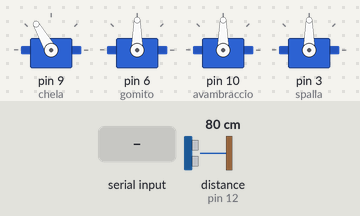
The sketch below on a simulated Arduino Uno, built with avr-gcc and run on an emulated ATmega328P. Shown: 4 × servo. Wiring (inferred from the names in the program): ultrasonic range finder: trigger pin 11; echo pin 12. Inputs (shaded band) come from the test bench; at power-on: distance to the obstacle (sensor on pin 12) 80 cm. The echo pulse lasts 58.3 µs per cm; what the sketch prints to the serial monitor is not drawn.

Above: at 5.6 s.
5.7 s: "q" received over Serial
7.2 s: "a" received over Serial
At 7.8 s:
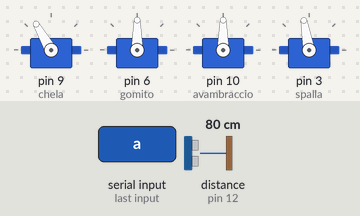
8.7 s: distance to the obstacle (sensor on pin 12) set to 12 cm
10.2 s: distance to the obstacle (sensor on pin 12) set to 9 cm
At 11.3 s:
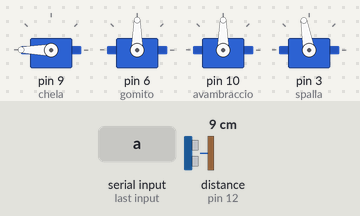
11.7 s: "s" received over Serial
At 12.4 s:
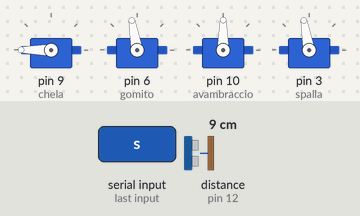
13.2 s: "d" received over Serial
At 13.5 s:
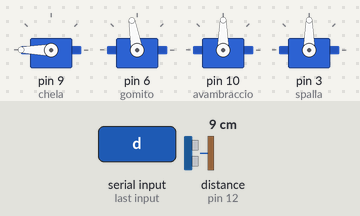
Timing chart, 0 to 15.7 s (numbered marks = the images above; inputs shaded):
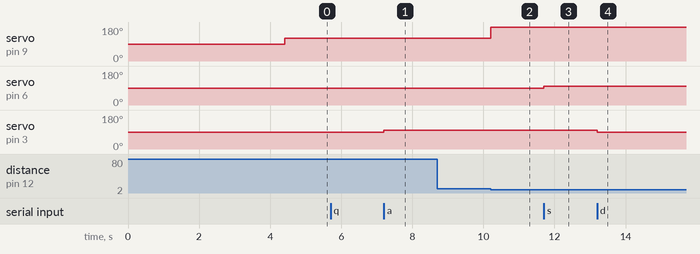

Measured:
- the behaviour switches between 11 and 10 cm on distance to the obstacle (sensor on pin 12) (found by bisection; images 1 and 2)
- after the input at 7.2 s, servo on pin 3 (spalla): 90° → 100° at once
- after the input at 8.7 s, every drawn part: stays the same
- after the input at 10.2 s, servo on pin 9 (chela): 120° → 180° at once
- after the input at 11.7 s, servo on pin 6 (gomito): 90° → 100° at once
- after the input at 13.2 s, servo on pin 3 (spalla): 100° → 90° at once

The sketch:

MeArmControl.ino
```cpp
/*
*/
/*
pin layout
0 tx
1 rx
2
3
4
5
6
7 left motor direction pin
8 right motor direction pin
9 left motor pwm pin
10 right motor pwm pin
11
12
13
A0
A1
A2
A3
A4
A5
The program requires that the RN42 bluetooth chip has the Tx pin linked to the 2 pin and the Rx pin linked to the 4 pin
*/
#include <Servo.h>

int reflex=210;
boolean ledOn = false; //debug boolean
boolean executing = false; //stops reading if the robot is moving to prevent long queues

Servo chela;
boolean chelaopen = false;
Servo spalla;
boolean spallaavanti = false;
int spallapos = 90;
Servo gomito;
boolean gomitoavanti = false;
int gomitopos =90;
Servo avambraccio;
boolean avambraccioavanti = false;
int avambracciopos =90;
const int trigPin = 11;
const int echoPin =12;
void setup()
{
  delay(2000);
  pinMode(trigPin, OUTPUT);
  pinMode(echoPin, INPUT);
  Serial.begin(9600); // Start bluetooth serial at 9600
  Serial.print("init");
  digitalWrite(13,HIGH);
  delay(400); // Short delay, wait for the Mate to send back CMD
  digitalWrite(13,LOW);
  chela.attach(9);
  gomito.attach(6);
  avambraccio.attach(10);
  spalla.attach(3);
  spalla.write(90);
  delay(1000);
  gomito.write(90);
  delay(1000);
  chela.write(180);
  Serial.print("ready");
}
void loop()
{
  long duration, distance;
  digitalWrite(trigPin, LOW);  // Added this line
  delayMicroseconds(2); // Added this line
  digitalWrite(trigPin, HIGH);
//  delayMicroseconds(1000); - Removed this line
  delayMicroseconds(10); // Added this line
  digitalWrite(trigPin, LOW);
  duration = pulseIn(echoPin, HIGH);
  distance = (duration/2) / 29.1;
  if(distance<10){
      if(chelaopen){
             chela.write(180);
             chelaopen=false;
      }
  }
  else{
      if(!chelaopen){
             chela.write(120);
             chelaopen=true;
      }
  }
  if(Serial.available()){//bluetooth.available()
    // Send any characters the Serial monitor prints to the bluetooth
    //bluetooth.print("!");//(char)Serial.read()
    char msg = (char)Serial.read(); //read next character, and removes it from the queue
    char next = (char)Serial.peek(); //looks for next character, but doesn't eliminate it from the queue
    if(msg == next){
        Serial.read();
      }
      if(executing==false){
        if(msg=='q'){ //the characters have been choosen randomly
          Serial.println(msg);
          if(chelaopen){
             chela.write(180);
             chelaopen=false;
          }
          else{
             chela.write(120);
             chelaopen=true;
          }

        }
        else if(msg=='d'){
          Serial.println(msg);
          if(spallapos<180){
             spallapos=spallapos-10;
             spalla.write(spallapos);

          }

        }
        else if(msg=='a'){
          Serial.println(msg);
          if(spallapos>0){
             spallapos=spallapos+10;
             spalla.write(spallapos);

          }

        }
        else if(msg=='w'){
          Serial.println(msg);
          if(gomitopos<180){
             gomitopos=gomitopos-10;
             gomito.write(gomitopos);

          }

        }
        else if(msg=='s'){
          Serial.println(msg);
          if(gomitopos>0){
             gomitopos=gomitopos+10;
             gomito.write(gomitopos);

          }
      }
       else if(msg=='f'){
          Serial.println(msg);
          if(avambracciopos<180){
             avambracciopos=avambracciopos-10;
             avambraccio.write(avambracciopos);

          }

        }
        else if(msg=='g'){
          Serial.println(msg);
          if(avambracciopos>0){
             avambracciopos=avambracciopos+10;
             avambraccio.write(avambracciopos);

          }
      }
    }
  }
}
```
